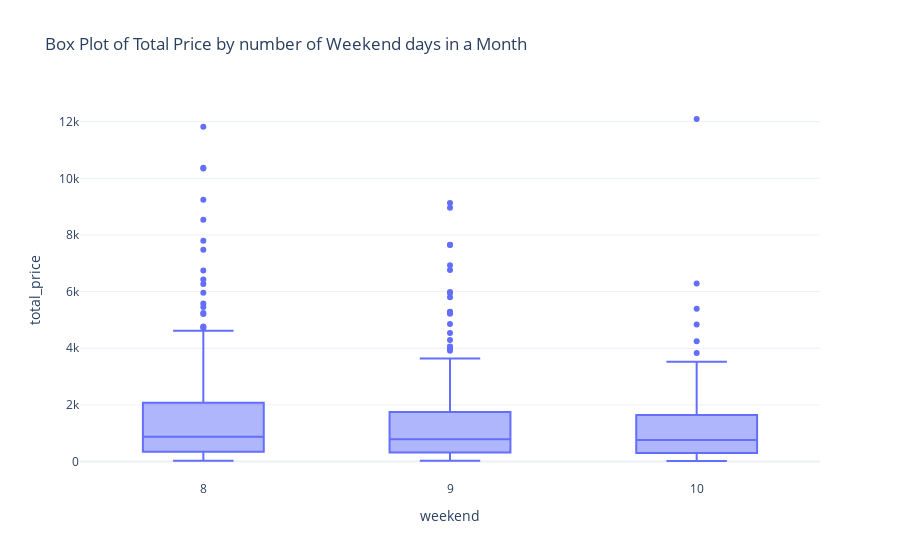

Write notebook code for a chart like this one.
### Code cell
fig = px.box(df, x='weekend', 
             y='total_price', 
             title='Box Plot of Total Price by number of Weekend days in a Month')
fig.show()

### Figure 1 — Plotly figure (JSON) as saved in the notebook; plotly's stock layout.template omitted (floating-point values rounded to 4 significant figures; data arrays with more than 128 entries replaced by an {"elided": "..."} marker saying what was removed)
{"data": [{"alignmentgroup": "True", "hovertemplate": "weekend=%{x}<br>total_price=%{y}<extra></extra>", "legendgroup": "", "marker": {"color": "#636efa"}, "name": "", "notched": false, "offsetgroup": "", "orientation": "v", "showlegend": false, "type": "box", "x": {"elided": "676 int values"}, "x0": " ", "xaxis": "x", "y": {"elided": "676 float values"}, "y0": " ", "yaxis": "y"}], "layout": {"boxmode": "group", "legend": {"tracegroupgap": 0}, "title": {"text": "Box Plot of Total Price by number of Weekend days in a Month"}, "xaxis": {"anchor": "y", "domain": [0, 1], "title": {"text": "weekend"}}, "yaxis": {"anchor": "x", "domain": [0, 1], "title": {"text": "total_price"}}}}
